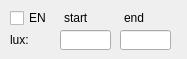
            <widget class="QWidget" name="sun_plan_7">
             <attribute name="title">
              <string>sun_plan</string>
             </attribute>
             <widget class="QCheckBox" name="en_s_plan_7">
              <property name="geometry">
               <rect>
                <x>10</x>
                <y>10</y>
                <width>48</width>
                <height>16</height>
               </rect>
              </property>
              <property name="text">
               <string>EN</string>
              </property>
             </widget>
             <widget class="QLabel" name="label_77">
              <property name="geometry">
               <rect>
                <x>64</x>
                <y>10</y>
                <width>54</width>
                <height>16</height>
               </rect>
              </property>
              <property name="text">
               <string>start</string>
              </property>
             </widget>
             <widget class="QLabel" name="label_78">
              <property name="geometry">
               <rect>
                <x>124</x>
                <y>10</y>
                <width>54</width>
                <height>16</height>
               </rect>
              </property>
              <property name="text">
               <string>end</string>
              </property>
             </widget>
             <widget class="QLabel" name="label_79">
              <property name="geometry">
               <rect>
                <x>10</x>
                <y>30</y>
                <width>48</width>
                <height>20</height>
               </rect>
              </property>
              <property name="text">
               <string>lux:</string>
              </property>
             </widget>
             <widget class="QLineEdit" name="s_lux_s_plan_7">
              <property name="geometry">
               <rect>
                <x>60</x>
                <y>30</y>
                <width>51</width>
                <height>20</height>
               </rect>
              </property>
             </widget>
             <widget class="QLineEdit" name="e_lux_s_plan_7">
              <property name="geometry">
               <rect>
                <x>120</x>
                <y>30</y>
                <width>51</width>
                <height>20</height>
               </rect>
              </property>
             </widget>
            </widget>
